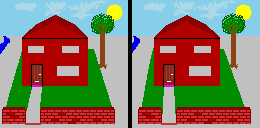
#> input picture home.png, 260 x 128 px
$ jupyter execute 'New_#dify.ipynb'
#> lines starting #> are read from the running program, lines starting #| are printed output that depends on the picture
[cell 1]
import cv2
import numpy as np
from PIL import Image
def createdepthmap(left,right,img,lrsimilarity,tbsimilarity,fimage):
    depth_map = cv2.normalize(src=fimage, dst=fimage, beta=0, alpha=255, norm_type=cv2.NORM_MINMAX);
    depth_map = np.uint8(depth_map)
    if (tbsimilarity > lrsimilarity):
        depth_map = cv2.bitwise_not(depth_map)
    depth_image = Image.fromarray(depth_map, mode="L")
    colours_array  = np.array(left.resize(img.size)
                                .rotate(-90, expand=True)
                                .getdata()
                    ).reshape(img.size + (3,))
    return depth_image,colours_array

[cell 2]
import cv2
import numpy as np
def lrmatcher(window_size,limage,rimage):
    lmatcher = cv2.StereoSGBM_create(
                minDisparity=0,
                numDisparities=16,
                blockSize=5,
                P1=8 * 3 * window_size ** 2,
                P2=32 * 3 * window_size ** 2,
            )
    rmatcher = cv2.ximgproc.createRightMatcher(lmatcher)
    wls_filter = cv2.ximgproc.createDisparityWLSFilter(matcher_left=lmatcher)
    wls_filter.setLambda(80000)
    wls_filter.setSigmaColor(1.2)
    left_disparity  = lmatcher.compute(limage, rimage)
    right_disparity = rmatcher.compute(rimage, limage)
    left_disparity  = np.int16(left_disparity)
    right_disparity = np.int16(right_disparity)
    imagefiltered  = wls_filter.filter(left_disparity, limage, None, right_disparity)
    return imagefiltered

[cell 3]
import pandas as pd
import numpy as np
import cv2
import argparse
from pyntcloud import PyntCloud
from PIL import Image
def createmesh(filename):
#> called with filename = 'home.png'
    img = Image.open(filename).convert('RGB')
#> img is the input picture: PIL image 260x128 RGB; mean R, G, B 138.1, 122.6, 102.9
    w, h = img.size
#> w = 260; h = 128
    r  = img.crop( (0,0, w/2, h))
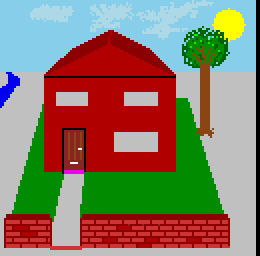
#> r: PIL image 130x128 RGB (shown 2 times larger); mean R, G, B 137.6, 122.3, 102.3
    l   = img.crop( (w/2, 0, w,h))
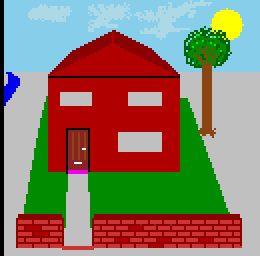
#> l: PIL image 130x128 RGB (shown 2 times larger); mean R, G, B 138.6, 122.8, 103.4
    t    = img.crop( (0,0, w, h/2))
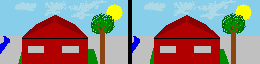
#> t: PIL image 260x64 RGB; mean R, G, B 149.1, 133.3, 132.2
    b = img.crop( (0, h/2, w,h))
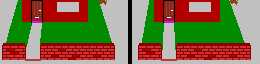
#> b: PIL image 260x64 RGB; mean R, G, B 127.1, 111.8, 73.5
    try:
        l_r_same = mse(np.array(r),np.array(l))
#> in mse, `err = np.sum((imageA.astype("float") - imageB.astype("float")) ** 2)`: err = 159114930
#> in mse, `err /= float(imageA.shape[0] * imageA.shape[1])`: err = 9562.2
#> l_r_same = 9562.2
        t_b_same = mse(np.array(t),np.array(b))
#> t_b_same = 44155
    except:
        return 0
    if (t_b_same < l_r_same):
        l  = b
        r = t
    image_l  = np.array(l)
    image_r = np.array(r)
    window_size = 15
    filtered_image  =lrmatcher(window_size,image_l,image_r)
#> in lrmatcher, `left_disparity  = lmatcher.compute(limage, rimage)`:
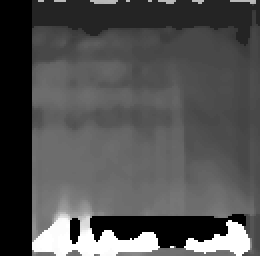
#> left_disparity: shape (128, 130) int16 (shown 2 times larger); min -16, max 96, mean 19.7; drawn with min black and max white
#> in lrmatcher, `right_disparity = rmatcher.compute(rimage, limage)`:
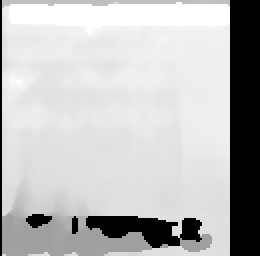
#> right_disparity: shape (128, 130) int16 (shown 2 times larger); min -256, max 0, mean -66.21; drawn with min black and max white
#> in lrmatcher, `imagefiltered  = wls_filter.filter(left_disparity, limage, None, right..`:
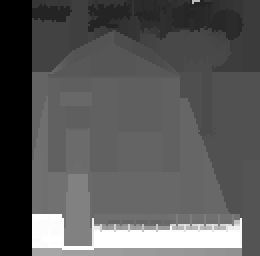
#> imagefiltered: shape (128, 130) int16 (shown 2 times larger); min -16, max 96, mean 23.1; drawn with min black and max white
    depth_image,coloursarray=createdepthmap(l,r,img,l_r_same,t_b_same,filtered_image)
#> in createdepthmap, `depth_map = cv2.bitwise_not(depth_map)`:
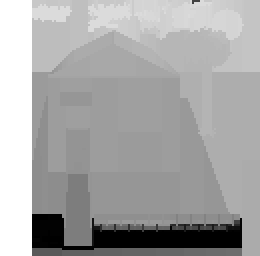
#> depth_map: shape (128, 130) (shown 2 times larger); min 0, max 255, mean 166
#> in createdepthmap, `colours_array  = np.array(left.resize(img.size) .rotate(-90, expand=Tr..`:
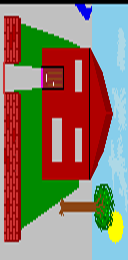
#> colours_array: shape (260, 128, 3) int64; mean R, G, B 138.9, 123, 103.8
    indicesarray = np.moveaxis(np.indices(img.size), 0, 2)
    image_Array    = np.dstack((indicesarray, coloursarray)).reshape((-1,5))
    df = pd.DataFrame(image_Array, columns=["x", "y", "red","green","blue"])
#> df = table of 33280 rows and 5 columns
    depths_array = np.array(depth_image.resize(img.size)
                                        .rotate(-90, expand=True)
                                        .getdata())
    df.insert(loc=2, column='z', value=depths_array)
    df[['red','green','blue']] = df[['red','green','blue']].astype(np.uint)
    df[['x','y','z']] = df[['x','y','z']].astype(float)
    df['z'] = df['z']*5
    cloud = PyntCloud(df)
    cloud.to_file(filename+".ply", also_save=["mesh","points"],as_text=True)
    return 1
def mse(imageA, imageB):
    err = np.sum((imageA.astype("float") - imageB.astype("float")) ** 2)
    err /= float(imageA.shape[0] * imageA.shape[1])
    return err

[cell 4]
createmesh('home.png')
#> (the call stopped at in createmesh, `cloud = PyntCloud(df)`: pyntcloud is not available in this run)
